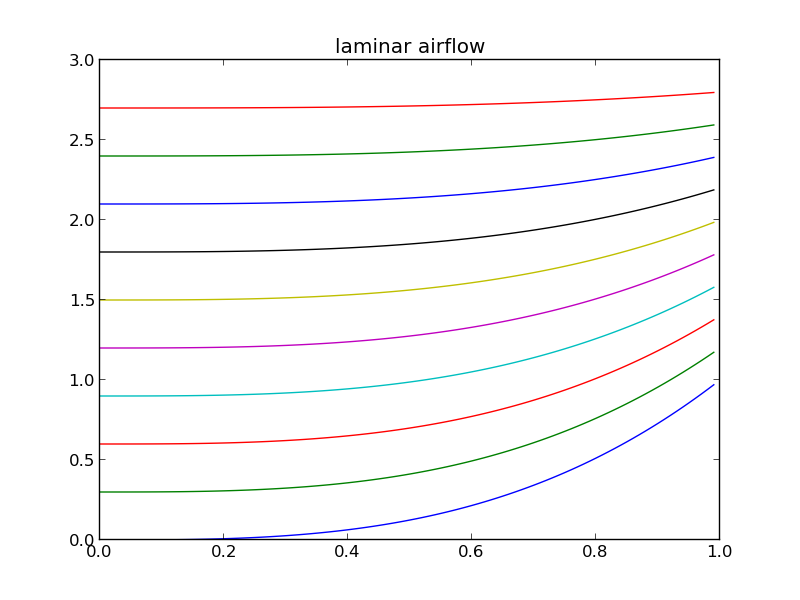

Recreate this plot in Python.
import numpy as np;
import scipy as sp;
import matplotlib.pyplot as mp;
#import splines.py as sp;


def f_lambda(f,l,hmax):
    return lambda(x):3*l*hmax + (1-l)*f(x)

   
def curve(f,n,t):
    curve_values = range(n)
    for i in range(n):
        curve_values[i] = f(t[i])
    return curve_values
    

def airflow_model(f):

    hmax = 1
    t = np.arange(0.0, 1.0, 0.01)
    lambdaTab = np.arange(0.0,1.0,0.1)  
    nbLambda = len(lambdaTab)
    for i in range(nbLambda):
        g = f_lambda(f,lambdaTab[i],hmax)
        f_lambda_values = curve(g,len(t),t)
        mp.plot(t,f_lambda_values,linewidth=1.0)


    mp.title('laminar airflow ')
    mp.savefig("laminar_airflow.png")

    return 1



h = lambda(x):x**3

airflow_model(h)
